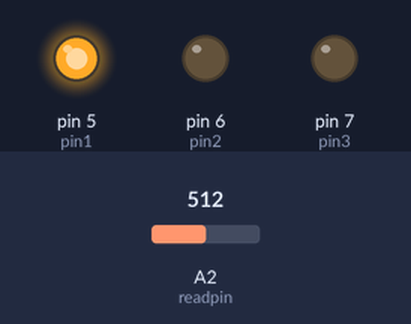
Bench run of a sketch on a simulated Arduino Uno, built with avr-gcc and run on an emulated ATmega328P. On the bench: output pins drawn as LEDs (lit = HIGH). The test bench sets the inputs (shaded band); at power-on: A2 (readpin) = 512.

Above: at 1.2 s.
1.3 s: A2 (readpin) set to 596
2.8 s: A2 (readpin) set to 630
At 3.9 s:
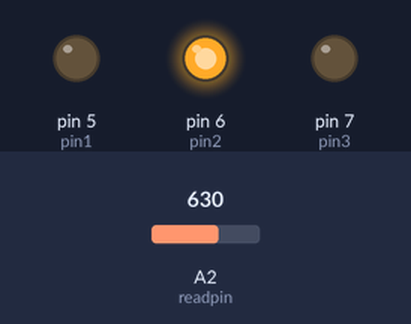
4.3 s: A2 (readpin) set to 812
5.8 s: A2 (readpin) set to 826
At 6.2 s:
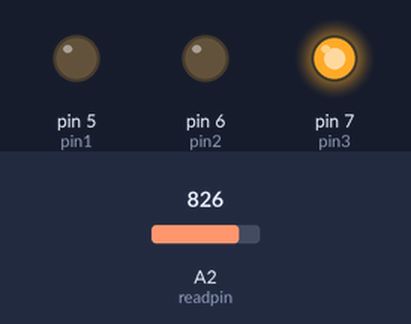
7.3 s: A2 (readpin) set to 716
At 8.5 s:
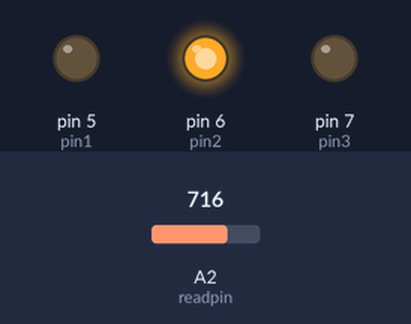
8.8 s: A2 (readpin) set to 900
At 9.7 s:
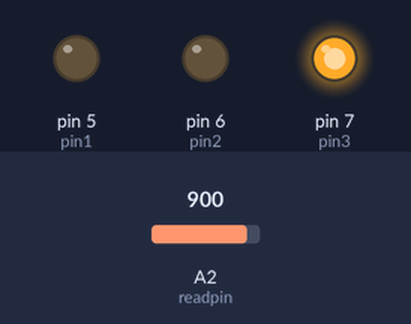
Timing chart, 0 to 11.3 s (numbered marks = the images above; inputs shaded):
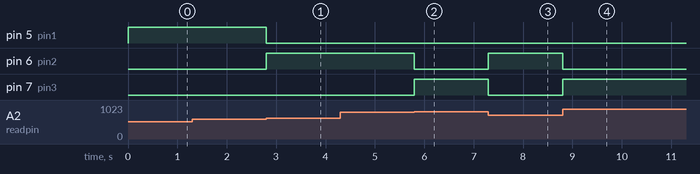

Measured:
- the behaviour switches between 613 and 614 on A2 (readpin) (found by bisection; images 0 and 1)
- the behaviour switches between 818 and 819 on A2 (readpin) (found by bisection; images 1 and 2)
- after the input at 1.3 s, every drawn part: stays the same
- after the input at 2.8 s, pin 5 (pin1): HIGH → LOW at once; pin 6 (pin2): LOW → HIGH at once
- after the input at 4.3 s, every drawn part: stays the same
- after the input at 5.8 s, pin 6 (pin2): HIGH → LOW at once; pin 7 (pin3): LOW → HIGH at once
- after the input at 7.3 s, pin 6 (pin2): LOW → HIGH at once; pin 7 (pin3): HIGH → LOW at once
- after the input at 8.8 s, pin 6 (pin2): HIGH → LOW at once; pin 7 (pin3): LOW → HIGH at once

The sketch:

if_statement_voltage_checker.ino
```cpp
int readpin=A2,pin1=5,pin2=6,pin3=7 ;
int val;
float v2;
void setup() {
  // put your setup code here, to run once:
pinMode(readpin,INPUT);
pinMode(pin1,OUTPUT);
pinMode(pin2,OUTPUT);
pinMode(pin3,OUTPUT);
}

void loop() {
  // put your main code here, to run repeatedly:
    val=analogRead(readpin);
    v2=(5./1023.)*val;
    if(v2<3)
    {
      digitalWrite(pin2,LOW);
      digitalWrite(pin3,LOW);
      digitalWrite(pin1,HIGH);
    }
   else if(v2>=3 && v2<4)
    {
      digitalWrite(pin3,LOW);
      digitalWrite(pin1,LOW);
      digitalWrite(pin2,HIGH);
    }
    else
    {
      digitalWrite(pin1,LOW);
      digitalWrite(pin2,LOW);
      digitalWrite(pin3,HIGH);
    }
}
```
